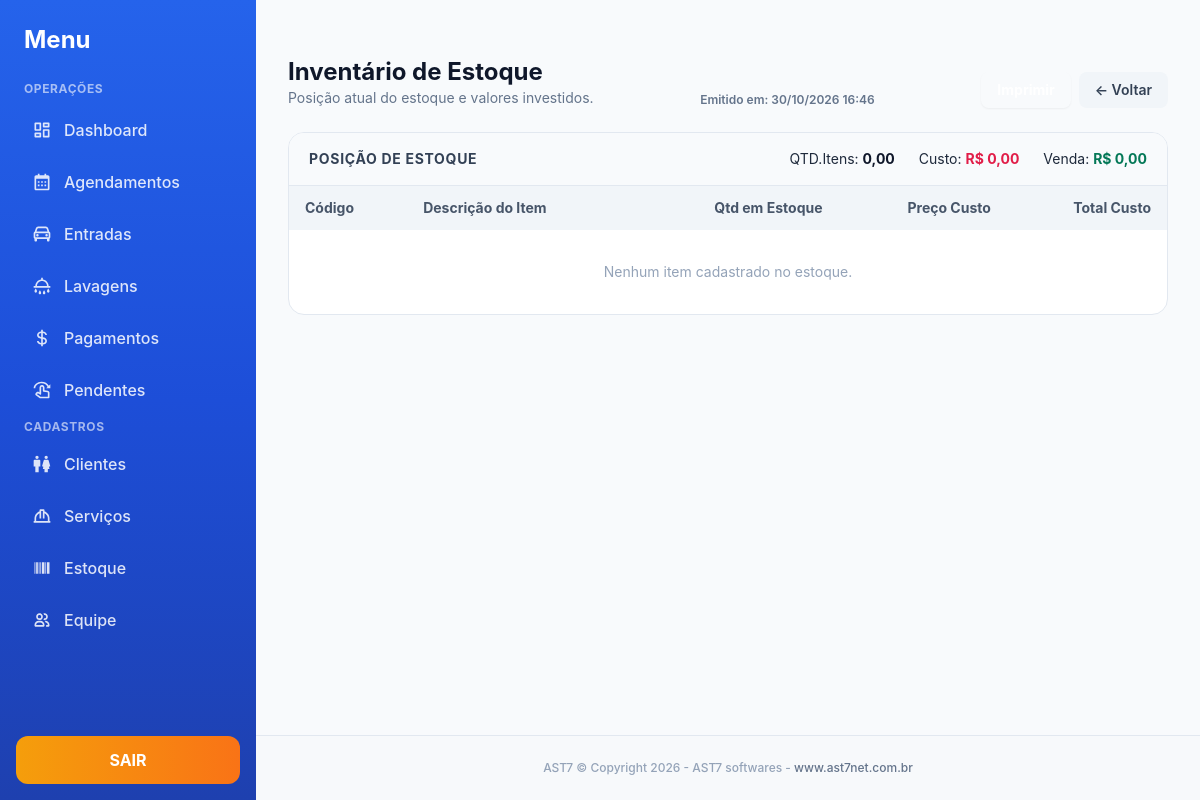
Page /estoque_inventario.php (signed in) on the earlier database version.
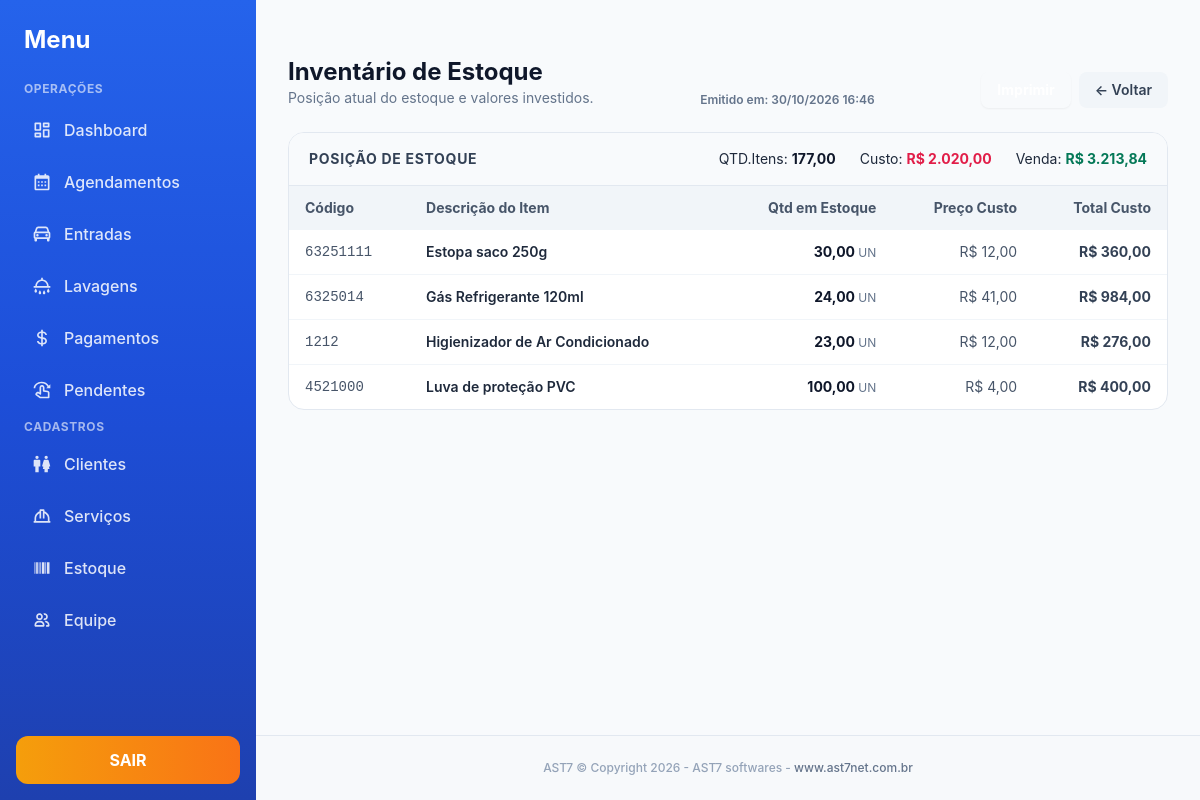
Same page on the later database version.
### tables this page shows
CREATE TABLE estoque_itens (
            id INTEGER PRIMARY KEY AUTOINCREMENT,
            codigo TEXT NOT NULL UNIQUE,
            nome TEXT NOT NULL DEFAULT '',
            unidade TEXT NOT NULL DEFAULT 'UN',
            quantidade REAL NOT NULL DEFAULT 0,
            estoque_minimo REAL NOT NULL DEFAULT 0,
            preco_custo_centavos INTEGER NOT NULL DEFAULT 0,
            preco_venda_centavos INTEGER NOT NULL DEFAULT 0,
            ativo INTEGER NOT NULL DEFAULT 1,
            criado_em TEXT NOT NULL DEFAULT (datetime('now','localtime')),
            atualizado_em TEXT NOT NULL DEFAULT (datetime('now','localtime'))
        );

### functions.php (called while the page is built, shortened)
<?php
function e(?string $s): string {
    return htmlspecialchars((string)$s, ENT_QUOTES, 'UTF-8');
}
function centavos_para_moeda(int $c): string {
    return number_format($c / 100, 2, ',', '.');
}
function centavos_para_moeda_brl(int $c): string {
    return 'R$ ' . centavos_para_moeda($c);
}

### config.php (called while the page is built, shortened)
<?php
function db(): PDO {
    static $pdo = null;
    if ($pdo === null) {
        $pdo = new PDO('sqlite:' . DB_PATH, null, null, [
            PDO::ATTR_ERRMODE            => PDO::ERRMODE_EXCEPTION,
            PDO::ATTR_DEFAULT_FETCH_MODE => PDO::FETCH_ASSOC,
        ]);
        $pdo->exec('PRAGMA foreign_keys = ON');
        $pdo->exec('PRAGMA journal_mode = WAL');
    }
    return $pdo;
}
require_once APP_ROOT . '/functions.php';

### estoque_inventario.php (the view, shortened to what this page needs)
<?php
require_once __DIR__ . '/config.php';
$stmt = db()->query("SELECT * FROM estoque_itens WHERE ativo = 1 ORDER BY nome COLLATE NOCASE");
$itens = $stmt->fetchAll();
$total_itens = 0;
$total_valor_custo = 0;
$total_valor_venda = 0;
foreach ($itens as $i) {
    $total_itens += $i['quantidade'];
    $total_valor_custo += ($i['quantidade'] * $i['preco_custo_centavos']);
    $total_valor_venda += ($i['quantidade'] * $i['preco_venda_centavos']);
}
require __DIR__ . '/header.php';
?>
<div class="max-w-5xl mx-auto">
  <div class="flex flex-wrap items-end justify-between gap-4 mb-6">
    <div>
      <h1 class="text-2xl font-bold text-slate-900">Inventário de Estoque</h1>
      <p class="text-sm text-slate-500">Posição atual do estoque e valores investidos.</p>
    </div>
    <div class="text-xs text-slate-500 font-semibold">
          Emitido em: <?= date('d/m/Y H:i') ?>
    </div>
    <div class="flex items-center gap-2">
      <button onclick="window.print()" class="rounded-lg bg-brand-500 hover:bg-brand-700 text-white px-4 py-2 text-sm font-bold shadow-sm no-print">Imprimir</button>
      <a href="estoque.php" class="rounded-lg bg-slate-100 hover:bg-slate-200 text-slate-700 px-4 py-2 text-sm font-semibold no-print">← Voltar</a>
    </div>
  </div>
  <div class="bg-white rounded-2xl shadow-card border border-slate-200 overflow-hidden print:shadow-none print:border-0">
    <div class="px-5 py-4 border-b border-slate-200 bg-slate-50 flex flex-wrap gap-4 justify-between items-center print:bg-white print:border-b-2 print:border-slate-800">
      <h2 class="font-bold text-slate-700 uppercase tracking-wider text-sm">Posição de Estoque</h2>
      <div class="flex gap-6 text-sm">
        <div>QTD.Itens: <span class="font-bold text-slate-900"><?= number_format($total_itens, 2, ',', '.') ?></span></div>
        <div>Custo: <span class="font-bold text-rose-600"><?= e(centavos_para_moeda_brl($total_valor_custo)) ?></span></div>
        <div>Venda: <span class="font-bold text-emerald-700"><?= e(centavos_para_moeda_brl($total_valor_venda)) ?></span></div>
      </div>
    </div>
    <table class="min-w-full text-sm">
      <thead class="bg-slate-100 text-slate-600 print:bg-white">
        <tr>
          <th class="text-left px-4 py-3 font-bold">Código</th>
          <th class="text-left px-4 py-3 font-bold">Descrição do Item</th>
          <th class="text-right px-4 py-3 font-bold">Qtd em Estoque</th>
          <th class="text-right px-4 py-3 font-bold">Preço Custo</th>
          <th class="text-right px-4 py-3 font-bold">Total Custo</th>
        </tr>
      </thead>
      <tbody class="divide-y divide-slate-100">
        <?php if(!$itens): ?>
          <tr><td colspan="5" class="px-4 py-8 text-center text-slate-400">Nenhum item cadastrado no estoque.</td></tr>
        <?php else: foreach($itens as $i):
          $subtotal_custo = $i['quantidade'] * $i['preco_custo_centavos'];
          $isBaixo = $i['quantidade'] <= $i['estoque_minimo'];
        ?>
          <tr class="hover:bg-slate-50">
            <td class="px-4 py-3 font-mono text-slate-600"><?= e($i['codigo']) ?></td>
            <td class="px-4 py-3 font-semibold text-slate-800">
              <?= e($i['nome']) ?>
            </td>
            <td class="px-4 py-3 text-right font-bold <?= $isBaixo ? 'text-rose-600' : 'text-slate-900' ?>">
              <?= number_format($i['quantidade'], 2, ',', '.') ?> <span class="text-xs font-normal text-slate-500"><?= e($i['unidade']) ?></span>
            </td>
            <td class="px-4 py-3 text-right text-slate-600"><?= e(centavos_para_moeda_brl((int)$i['preco_custo_centavos'])) ?></td>
            <td class="px-4 py-3 text-right font-bold text-slate-700"><?= e(centavos_para_moeda_brl((int)$subtotal_custo)) ?></td>
          </tr>
        <?php endforeach; endif; ?>
      </tbody>
    </table>
  </div>
</div>
<?php require __DIR__ . '/footer.php'; ?>

Differences in the rows shown:
added estoque_itens: codigo "63251111", nome "Estopa saco 250g", quantidade "30,00", unidade "UN", preco_custo_centavos "R$ 12,00", centavos_para_moeda_brl((int)$subtotal_custo) "R$ 360,00"
added estoque_itens: codigo "6325014", nome "Gás Refrigerante 120ml", quantidade "24,00", unidade "UN", preco_custo_centavos "R$ 41,00", centavos_para_moeda_brl((int)$subtotal_custo) "R$ 984,00"
added estoque_itens: codigo "1212", nome "Higienizador de Ar Condicionado", quantidade "23,00", unidade "UN", preco_custo_centavos "R$ 12,00", centavos_para_moeda_brl((int)$subtotal_custo) "R$ 276,00"
added estoque_itens: codigo "4521000", nome "Luva de proteção PVC", quantidade "100,00", unidade "UN", preco_custo_centavos "R$ 4,00", centavos_para_moeda_brl((int)$subtotal_custo) "R$ 400,00"
Other differences:
$total_itens: "0,00" → "177,00"
centavos_para_moeda_brl($total_valor_custo): "R$ 0,00" → "R$ 2.020,00"
centavos_para_moeda_brl($total_valor_venda): "R$ 0,00" → "R$ 3.213,84"
text no longer shown: "Nenhum item cadastrado no estoque."
